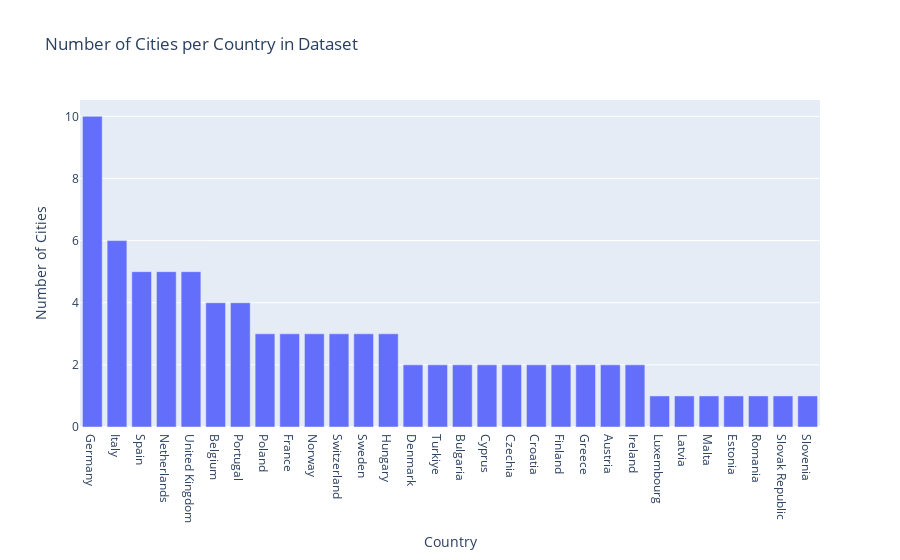

This figure's notebook cell:
### Markdown cell above
- 2. a) Which country appears most frequently in the dataset? How many cities are
             associated with it?

### Code cell
country_counts = df_final['Country'].value_counts().sort_values(ascending=False)
most_common_country = country_counts.index[0]
city_count = country_counts.iloc[0]
print(f'Answer: The country which appears most frequent is {most_common_country} with {city_count} cities associated with it')

fig = px.bar(
    x=country_counts.index,
    y=country_counts.values,
    labels={'x': 'Country', 'y': 'Number of Cities'},
    title='Number of Cities per Country in Dataset',
)
fig.show()

### Figure 1 — Plotly figure (JSON) as saved in the notebook; plotly's stock layout.template omitted (floating-point values rounded to 4 significant figures)
{"data": [{"hovertemplate": "Country=%{x}<br>Number of Cities=%{y}<extra></extra>", "legendgroup": "", "marker": {"color": "#636efa", "pattern": {"shape": ""}}, "name": "", "orientation": "v", "showlegend": false, "textposition": "auto", "type": "bar", "x": ["Germany", "Italy", "Spain", "Netherlands", "United Kingdom", "Belgium", "Portugal", "Poland", "France", "Norway", "Switzerland", "Sweden", "Hungary", "Denmark", "Turkiye", "Bulgaria", "Cyprus", "Czechia", "Croatia", "Finland", "Greece", "Austria", "Ireland", "Luxembourg", "Latvia", "Malta", "Estonia", "Romania", "Slovak Republic", "Slovenia"], "xaxis": "x", "y": [10, 6, 5, 5, 5, 4, 4, 3, 3, 3, 3, 3, 3, 2, 2, 2, 2, 2, 2, 2, 2, 2, 2, 1, 1, 1, 1, 1, 1, 1], "yaxis": "y"}], "layout": {"barmode": "relative", "legend": {"tracegroupgap": 0}, "title": {"text": "Number of Cities per Country in Dataset"}, "xaxis": {"anchor": "y", "domain": [0, 1], "title": {"text": "Country"}}, "yaxis": {"anchor": "x", "domain": [0, 1], "title": {"text": "Number of Cities"}}}}
